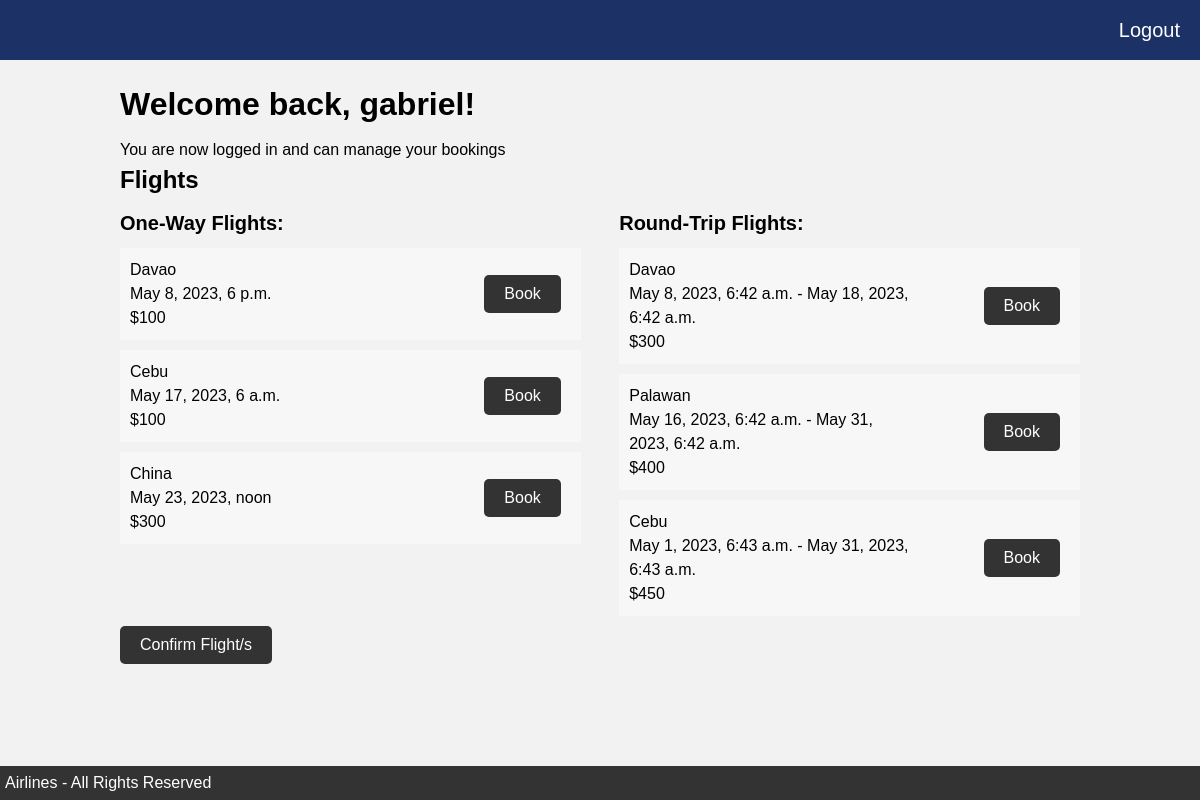
Page /userhome/ (signed in) on the committed database.
### base/models.py (models this page shows)
class OneWayFlight(models.Model):
    flightType = models.CharField(max_length=200)
    destination = models.CharField(max_length=200)
    departureDate = models.DateTimeField(max_length=200)
    totalAmount = models.CharField(max_length=200)

class RoundTripFlight(models.Model):
    flightType = models.CharField(max_length=200)
    destination = models.CharField(max_length=200)
    departureDate = models.DateTimeField(max_length=200)
    returnDate = models.DateTimeField(max_length=200)
    totalAmount = models.CharField(max_length=200)

### base/views.py (the view)
# urls.py: path('userhome/', views.all_flights, name='all_flights'),
def all_flights(request):
    one_way_flights = OneWayFlight.objects.all()
    round_trip_flights = RoundTripFlight.objects.all()
    return render(request, 'userhome.html', {'one_way_flights': one_way_flights, 'round_trip_flights': round_trip_flights})

### base/template/userhome.html (shortened to what this page needs)
<!DOCTYPE html>
<html>
{% load static %}
<head>
    <link rel="stylesheet" href="{% static 'css/userhome.css' %}">
</head>
<body>
    <header>
        <nav>
            <ul>
                {% if user.is_authenticated %}
                <li><a href="{% url 'logout' %}">Logout</a></li>
                {% else %}
                <li><a href="{% url 'login' %}">Login</a></li>
                <li><a href="{% url 'register' %}">Register</a></li>
                {% endif %}
            </ul>
        </nav>
    </header>
    <footer>
        <p>Airlines - All Rights Reserved</p>
    </footer>
    <main>
        <h1>Welcome back, {{ user.username }}!</h1>
        <p>You are now logged in and can manage your bookings</p>
        <h2>Flights</h2>
        <div class="flights-container">
            <div class="one-way-flights">
                <h3>One-Way Flights:</h3>
                <ul>
                    {% for flight in one_way_flights %}
                    <li>
                        <div class="flight-info">
                            <div class="flight-destination">{{ flight.destination }}</div>
                            <div class="flight-dates">{{ flight.departureDate }}</div>
                            <div class="flight-price">{{ flight.totalAmount }}</div>
                        </div>
                        <form method="POST" action="{% url 'book' %}">
                            <button type="submit">Book</button>
                        </form>
                    </li>
                    {% empty %}
                    <li>No one-way flights available</li>
                    {% endfor %}
                </ul>
            </div>
            <div class="round-trip-flights">
                <h3>Round-Trip Flights:</h3>
                <ul>
                    {% for flight in round_trip_flights %}
                    <li>
                        <div class="flight-info">
                            <div class="flight-destination">{{ flight.destination }}</div>
                            <div class="flight-dates">{{ flight.departureDate }} - {{ flight.returnDate }}</div>
                            <div class="flight-price">{{ flight.totalAmount }}</div>
                        </div>
                        <form method="POST" action="{% url 'book' %}">
                            <button type="submit">Book</button>
                        </form>
                    </li>
                    {% empty %}
                    <li>No round-trip flights available</li>
                    {% endfor %}
                </ul>
            </div>
        </div>
        <form method="GET" action="{% url 'confirm' %}">
            <button type="submit">Confirm Flight/s</button>
        </form>
    </main>
</body>
</html>

### base/static/css/userhome.css (style rules this page uses)
* { margin: 0; padding: 0; box-sizing: border-box; }
body { font-family: Arial, sans-serif; font-size: 16px; line-height: 1.5; background-color: #f2f2f2; }
header { background-color: #1c3267; height: 60px; }
nav ul { margin: 0; padding-right: 10px; list-style-type: none; text-align: right; list-style: none; }
nav li { display: inline-block; margin-left: 20px; }
nav a { display:block; padding:0 10px; color:#FFF; font-size:20px; line-height:60px; text-decoration:none; }
main { max-width: 1000px; margin: 0 auto; padding: 20px; }
h1, h2 { margin-bottom: 10px; }
ul { margin-bottom: 20px; }
li { margin-bottom: 10px; }
form { display: inline-block; margin-right: 10px; }
button { background-color: #333; color: #fff; border: none; padding: 10px 20px; cursor: pointer; font-size: 16px; border-radius: 5px; }
footer p { margin-left: 5px; }
footer { background-color: #333333; color: #FFFFFF; padding: 5px 0; position: absolute; bottom: 0; width: 100%; }
.flights-container { display: flex; justify-content: space-between; }
.one-way-flights, .round-trip-flights { width: 48%; }
.one-way-flights h3, .round-trip-flights h3 { font-size: 20px; margin-bottom: 10px; }
.flights-container ul { padding-left: 0; list-style: none; margin: 0; }
.flights-container li { margin-bottom: 10px; background-color: #f7f7f7; padding: 10px; display: flex; justify-content: space-between; align-items: center; }
.flight-info { display: flex; flex-direction: column; margin-right: 20px; width: 65%; }

### rows in the picture
OneWayFlight: destination "Davao", departureDate "May 8, 2023, 6 p.m.", totalAmount "$100"
OneWayFlight: destination "Cebu", departureDate "May 17, 2023, 6 a.m.", totalAmount "$100"
OneWayFlight: destination "China", departureDate "May 23, 2023, noon", totalAmount "$300"
RoundTripFlight: destination "Davao", departureDate "May 8, 2023, 6:42 a.m.", returnDate "May 18, 2023, 6:42 a.m.", totalAmount "$300"
RoundTripFlight: destination "Palawan", departureDate "May 16, 2023, 6:42 a.m.", returnDate "May 31, 2023, 6:42 a.m.", totalAmount "$400"
RoundTripFlight: destination "Cebu", departureDate "May 1, 2023, 6:43 a.m.", returnDate "May 31, 2023, 6:43 a.m.", totalAmount "$450"

### other values in the picture
{{ user.username }} "gabriel"
